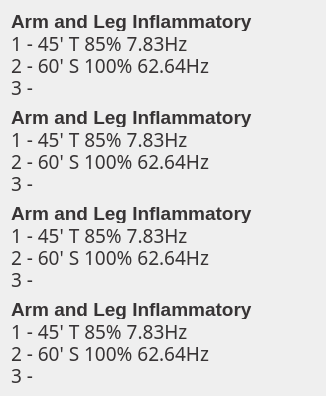
  <widget class="QWidget" name="layoutWidget">
   <property name="geometry">
    <rect>
     <x>150</x>
     <y>45</y>
     <width>326</width>
     <height>396</height>
    </rect>
   </property>
   <layout class="QVBoxLayout" name="verticalLayout_8">
    <property name="spacing">
     <number>10</number>
    </property>
    <item>
     <layout class="QVBoxLayout" name="verticalLayout_10">
      <property name="spacing">
       <number>2</number>
      </property>
      <item>
       <widget class="QLabel" name="memaDescLabel">
        <property name="sizePolicy">
         <sizepolicy hsizetype="Preferred" vsizetype="Fixed">
          <horstretch>0</horstretch>
          <verstretch>0</verstretch>
         </sizepolicy>
        </property>
        <property name="minimumSize">
         <size>
          <width>0</width>
          <height>20</height>
         </size>
        </property>
        <property name="font">
         <font>
          <family>Liberation Sans</family>
          <pointsize>14</pointsize>
          <weight>75</weight>
          <bold>true</bold>
         </font>
        </property>
        <property name="styleSheet">
         <string notr="true">color: rgb(55, 52, 53);</string>
        </property>
        <property name="text">
         <string>Arm and Leg Inflammatory</string>
        </property>
       </widget>
      </item>
      <item>
       <widget class="QLabel" name="memaOneLabel">
        <property name="sizePolicy">
         <sizepolicy hsizetype="Preferred" vsizetype="Fixed">
          <horstretch>0</horstretch>
          <verstretch>0</verstretch>
         </sizepolicy>
        </property>
        <property name="minimumSize">
         <size>
          <width>0</width>
          <height>20</height>
         </size>
        </property>
        <property name="font">
         <font>
          <family>Sans Serif</family>
          <pointsize>14</pointsize>
          <weight>50</weight>
          <bold>false</bold>
         </font>
        </property>
        <property name="styleSheet">
         <string notr="true">color: rgb(55, 52, 53);</string>
        </property>
        <property name="text">
         <string>1 - 45' T 85% 7.83Hz</string>
        </property>
       </widget>
      </item>
      <item>
       <widget class="QLabel" name="memaTwoLabel">
        <property name="sizePolicy">
         <sizepolicy hsizetype="Preferred" vsizetype="Fixed">
          <horstretch>0</horstretch>
          <verstretch>0</verstretch>
         </sizepolicy>
        </property>
        <property name="minimumSize">
         <size>
          <width>0</width>
          <height>20</height>
         </size>
        </property>
        <property name="font">
         <font>
          <family>Sans Serif</family>
          <pointsize>14</pointsize>
          <weight>50</weight>
          <bold>false</bold>
         </font>
        </property>
        <property name="styleSheet">
         <string notr="true">color: rgb(55, 52, 53);</string>
        </property>
        <property name="text">
         <string>2 - 60' S 100% 62.64Hz</string>
        </property>
       </widget>
      </item>
      <item>
       <widget class="QLabel" name="memaThreeLabel">
        <property name="sizePolicy">
         <sizepolicy hsizetype="Preferred" vsizetype="Fixed">
          <horstretch>0</horstretch>
          <verstretch>0</verstretch>
         </sizepolicy>
        </property>
        <property name="minimumSize">
         <size>
          <width>0</width>
          <height>10</height>
         </size>
        </property>
        <property name="font">
         <font>
          <family>Sans Serif</family>
          <pointsize>14</pointsize>
          <weight>50</weight>
          <bold>false</bold>
         </font>
        </property>
        <property name="styleSheet">
         <string notr="true">color: rgb(55, 52, 53);</string>
        </property>
        <property name="text">
         <string>3 -</string>
        </property>
       </widget>
      </item>
     </layout>
    </item>
    <item>
     <layout class="QVBoxLayout" name="verticalLayout_11">
      <property name="spacing">
       <number>2</number>
      </property>
      <item>
       <widget class="QLabel" name="membDescLabel">
        <property name="sizePolicy">
         <sizepolicy hsizetype="Preferred" vsizetype="Fixed">
          <horstretch>0</horstretch>
          <verstretch>0</verstretch>
         </sizepolicy>
        </property>
        <property name="minimumSize">
         <size>
          <width>0</width>
          <height>20</height>
         </size>
        </property>
        <property name="font">
         <font>
          <family>Liberation Sans</family>
          <pointsize>14</pointsize>
          <weight>75</weight>
          <bold>true</bold>
         </font>
        </property>
        <property name="styleSheet">
         <string notr="true">color: rgb(55, 52, 53);</string>
        </property>
        <property name="text">
         <string>Arm and Leg Inflammatory</string>
        </property>
       </widget>
      </item>
      <item>
       <widget class="QLabel" name="membOneLabel">
        <property name="sizePolicy">
         <sizepolicy hsizetype="Preferred" vsizetype="Fixed">
          <horstretch>0</horstretch>
          <verstretch>0</verstretch>
         </sizepolicy>
        </property>
        <property name="minimumSize">
         <size>
          <width>0</width>
          <height>20</height>
         </size>
        </property>
        <property name="font">
         <font>
          <family>Sans Serif</family>
          <pointsize>14</pointsize>
          <weight>50</weight>
          <bold>false</bold>
         </font>
        </property>
        <property name="styleSheet">
         <string notr="true">color: rgb(55, 52, 53);</string>
        </property>
        <property name="text">
         <string>1 - 45' T 85% 7.83Hz</string>
        </property>
       </widget>
      </item>
      <item>
       <widget class="QLabel" name="membTwoLabel">
        <property name="sizePolicy">
         <sizepolicy hsizetype="Preferred" vsizetype="Fixed">
          <horstretch>0</horstretch>
          <verstretch>0</verstretch>
         </sizepolicy>
        </property>
        <property name="minimumSize">
         <size>
          <width>0</width>
          <height>20</height>
         </size>
        </property>
        <property name="font">
         <font>
          <family>Sans Serif</family>
          <pointsize>14</pointsize>
          <weight>50</weight>
          <bold>false</bold>
         </font>
        </property>
        <property name="styleSheet">
         <string notr="true">color: rgb(55, 52, 53);</string>
        </property>
        <property name="text">
         <string>2 - 60' S 100% 62.64Hz</string>
        </property>
       </widget>
      </item>
      <item>
       <widget class="QLabel" name="membThreeLabel">
        <property name="sizePolicy">
         <sizepolicy hsizetype="Preferred" vsizetype="Fixed">
          <horstretch>0</horstretch>
          <verstretch>0</verstretch>
         </sizepolicy>
        </property>
        <property name="minimumSize">
         <size>
          <width>0</width>
          <height>10</height>
         </size>
        </property>
        <property name="font">
         <font>
          <family>Sans Serif</family>
          <pointsize>14</pointsize>
          <weight>50</weight>
          <bold>false</bold>
         </font>
        </property>
        <property name="styleSheet">
         <string notr="true">color: rgb(55, 52, 53);</string>
        </property>
        <property name="text">
         <string>3 -</string>
        </property>
       </widget>
      </item>
     </layout>
    </item>
    <item>
     <layout class="QVBoxLayout" name="verticalLayout_13">
      <property name="spacing">
       <number>2</number>
      </property>
      <item>
       <widget class="QLabel" name="memcDescLabel">
        <property name="sizePolicy">
         <sizepolicy hsizetype="Preferred" vsizetype="Fixed">
          <horstretch>0</horstretch>
          <verstretch>0</verstretch>
         </sizepolicy>
        </property>
        <property name="minimumSize">
         <size>
          <width>0</width>
          <height>20</height>
         </size>
        </property>
        <property name="font">
         <font>
          <family>Liberation Sans</family>
          <pointsize>14</pointsize>
          <weight>75</weight>
          <bold>true</bold>
         </font>
        </property>
        <property name="styleSheet">
         <string notr="true">color: rgb(55, 52, 53);</string>
        </property>
        <property name="text">
         <string>Arm and Leg Inflammatory</string>
        </property>
       </widget>
      </item>
      <item>
       <widget class="QLabel" name="memcOneLabel">
        <property name="sizePolicy">
         <sizepolicy hsizetype="Preferred" vsizetype="Fixed">
          <horstretch>0</horstretch>
          <verstretch>0</verstretch>
         </sizepolicy>
        </property>
        <property name="minimumSize">
         <size>
          <width>0</width>
          <height>20</height>
         </size>
        </property>
        <property name="font">
         <font>
          <family>Sans Serif</family>
          <pointsize>14</pointsize>
          <weight>50</weight>
          <bold>false</bold>
         </font>
        </property>
        <property name="styleSheet">
         <string notr="true">color: rgb(55, 52, 53);</string>
        </property>
        <property name="text">
         <string>1 - 45' T 85% 7.83Hz</string>
        </property>
       </widget>
      </item>
      <item>
       <widget class="QLabel" name="memcTwoLabel">
        <property name="sizePolicy">
         <sizepolicy hsizetype="Preferred" vsizetype="Fixed">
          <horstretch>0</horstretch>
          <verstretch>0</verstretch>
         </sizepolicy>
        </property>
        <property name="minimumSize">
         <size>
          <width>0</width>
          <height>20</height>
         </size>
        </property>
        <property name="font">
         <font>
          <family>Sans Serif</family>
          <pointsize>14</pointsize>
          <weight>50</weight>
          <bold>false</bold>
         </font>
        </property>
        <property name="styleSheet">
         <string notr="true">color: rgb(55, 52, 53);</string>
        </property>
        <property name="text">
         <string>2 - 60' S 100% 62.64Hz</string>
        </property>
       </widget>
      </item>
      <item>
       <widget class="QLabel" name="memcThreeLabel">
        <property name="sizePolicy">
         <sizepolicy hsizetype="Preferred" vsizetype="Fixed">
          <horstretch>0</horstretch>
          <verstretch>0</verstretch>
         </sizepolicy>
        </property>
        <property name="minimumSize">
         <size>
          <width>0</width>
          <height>10</height>
         </size>
        </property>
        <property name="font">
         <font>
          <family>Sans Serif</family>
          <pointsize>14</pointsize>
          <weight>50</weight>
          <bold>false</bold>
         </font>
        </property>
        <property name="styleSheet">
         <string notr="true">color: rgb(55, 52, 53);</string>
        </property>
        <property name="text">
         <string>3 -</string>
        </property>
       </widget>
      </item>
     </layout>
    </item>
    <item>
     <layout class="QVBoxLayout" name="verticalLayout_12">
      <property name="spacing">
       <number>2</number>
      </property>
      <item>
       <widget class="QLabel" name="memdDescLabel">
        <property name="sizePolicy">
         <sizepolicy hsizetype="Preferred" vsizetype="Fixed">
          <horstretch>0</horstretch>
          <verstretch>0</verstretch>
         </sizepolicy>
        </property>
        <property name="minimumSize">
         <size>
          <width>0</width>
          <height>20</height>
         </size>
        </property>
        <property name="font">
         <font>
          <family>Liberation Sans</family>
          <pointsize>14</pointsize>
          <weight>75</weight>
          <bold>true</bold>
         </font>
        </property>
        <property name="styleSheet">
         <string notr="true">color: rgb(55, 52, 53);</string>
        </property>
        <property name="text">
         <string>Arm and Leg Inflammatory</string>
        </property>
       </widget>
      </item>
      <item>
       <widget class="QLabel" name="memdOneLabel">
        <property name="sizePolicy">
         <sizepolicy hsizetype="Preferred" vsizetype="Fixed">
          <horstretch>0</horstretch>
          <verstretch>0</verstretch>
         </sizepolicy>
        </property>
        <property name="minimumSize">
         <size>
          <width>0</width>
          <height>20</height>
         </size>
        </property>
        <property name="font">
         <font>
          <family>Sans Serif</family>
          <pointsize>14</pointsize>
          <weight>50</weight>
          <bold>false</bold>
         </font>
        </property>
        <property name="styleSheet">
         <string notr="true">color: rgb(55, 52, 53);</string>
        </property>
        <property name="text">
         <string>1 - 45' T 85% 7.83Hz</string>
        </property>
       </widget>
      </item>
      <item>
       <widget class="QLabel" name="memdTwoLabel">
        <property name="sizePolicy">
         <sizepolicy hsizetype="Preferred" vsizetype="Fixed">
          <horstretch>0</horstretch>
          <verstretch>0</verstretch>
         </sizepolicy>
        </property>
        <property name="minimumSize">
         <size>
          <width>0</width>
          <height>20</height>
         </size>
        </property>
        <property name="font">
         <font>
          <family>Sans Serif</family>
          <pointsize>14</pointsize>
          <weight>50</weight>
          <bold>false</bold>
         </font>
        </property>
        <property name="styleSheet">
         <string notr="true">color: rgb(55, 52, 53);</string>
        </property>
        <property name="text">
         <string>2 - 60' S 100% 62.64Hz</string>
        </property>
       </widget>
      </item>
      <item>
       <widget class="QLabel" name="memdThreeLabel">
        <property name="sizePolicy">
         <sizepolicy hsizetype="Preferred" vsizetype="Fixed">
          <horstretch>0</horstretch>
          <verstretch>0</verstretch>
         </sizepolicy>
        </property>
        <property name="minimumSize">
         <size>
          <width>0</width>
          <height>10</height>
         </size>
        </property>
        <property name="font">
         <font>
          <family>Sans Serif</family>
          <pointsize>14</pointsize>
          <weight>50</weight>
          <bold>false</bold>
         </font>
        </property>
        <property name="styleSheet">
         <string notr="true">color: rgb(55, 52, 53);</string>
        </property>
        <property name="text">
         <string>3 -</string>
        </property>
       </widget>
      </item>
     </layout>
    </item>
   </layout>
  </widget>
